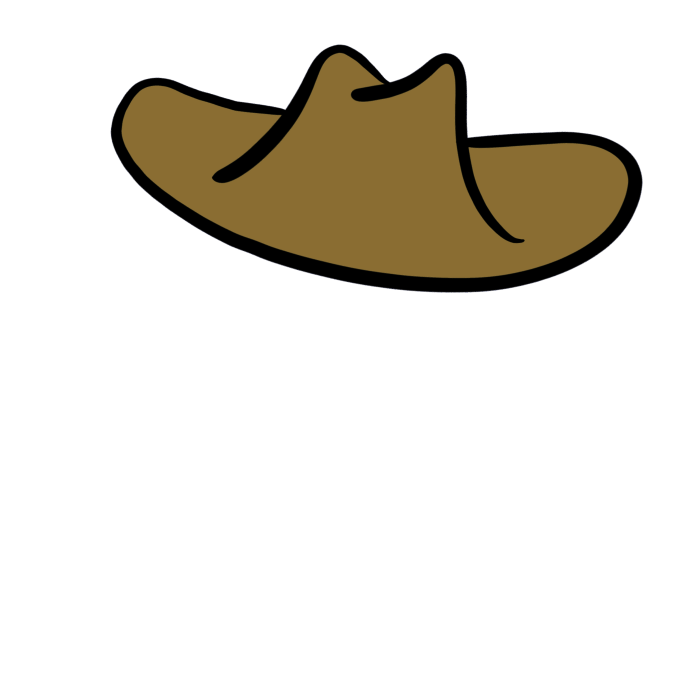
#> input picture site/layers/acc1.png, 2048 x 2048 px, given in place of Fuzzbois-1.png, which was not available (shown at 1/3 size)
$ python key_layers.py
#> lines starting #> are read from the running program, lines starting #| are printed output that depends on the picture; pictures that were not available may be replaced by others from this repository, and a replacement may not be noted
"""Remove the baked-in navy background from each Procreate layer export.
Edge pixels are un-mixed: each pixel is modelled as bg*(1-a) + F*a where F is one of
the layer's dominant ink colours, so outlines keep clean edges without a navy halo."""
import numpy as np
from PIL import Image
from scipy import ndimage

BG = np.array([21, 34, 140], float)

NAMES = {
    1: "rare2", 2: "fillC5", 3: "fillC4", 4: "fillC3", 5: "fillC2", 6: "fillC1", 7: "outlineC",
    8: "fillB5", 9: "fillB4", 10: "fillB3", 11: "fillB2", 12: "fillB1", 13: "outlineB",
    14: "fillA5", 15: "fillA4", 16: "fillA3", 17: "fillA2", 18: "fillA1", 19: "outlineA",
    20: "acc7", 21: "eyes", 22: "rare4", 23: "rare3", 24: "rare1",
    25: "acc9", 26: "acc8", 27: "acc6", 28: "acc5", 29: "acc3", 30: "acc2", 31: "acc1", 32: "acc4",
}

def dominant_colors(px, k=8):
    """Crude k-means over pixels clearly not background."""
    if len(px) == 0:
        return np.zeros((0, 3))
    rng = np.random.default_rng(0)
    sample = px[rng.choice(len(px), min(len(px), 40000), replace=False)]
    # quantise first to get well-spread seeds
    q = (sample // 24).astype(int)
    keys, counts = np.unique(q[:, 0] * 10000 + q[:, 1] * 100 + q[:, 2], return_counts=True)
    seeds = keys[np.argsort(-counts)[:k]]
    cent = np.array([[s // 10000, (s // 100) % 100, s % 100] for s in seeds], float) * 24 + 12
    for _ in range(12):
        d = ((sample[:, None, :] - cent[None]) ** 2).sum(-1)
        lab = d.argmin(1)
        for j in range(len(cent)):
            m = lab == j
            if m.any():
                cent[j] = sample[m].mean(0)
    return cent

def key(path):
#> called with path = 'x/fuzzbois/Fuzzbois-1.png'
    a = np.asarray(Image.open(path).convert("RGB"), float)
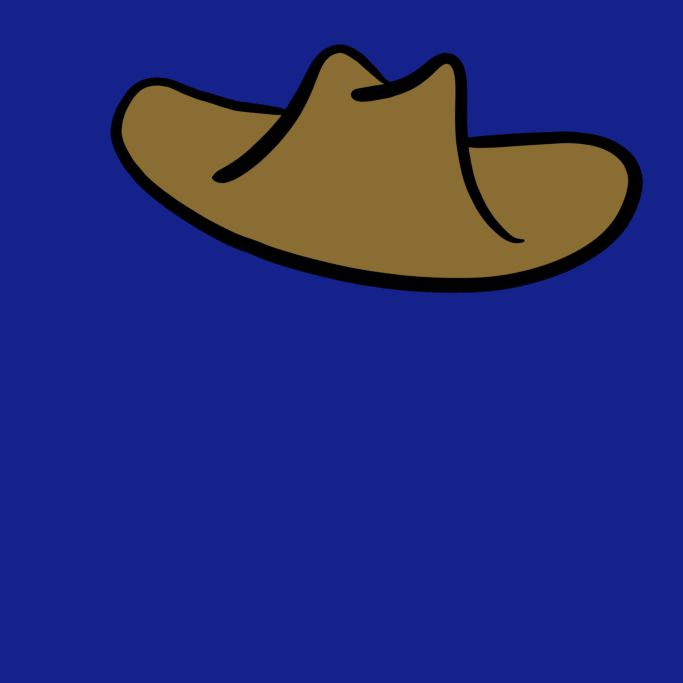
#> a: shape (2048, 2048, 3) float64 (shown at 1/3 size); mean R, G, B 36.6, 43.2, 121.4
    H, W, _ = a.shape
#> H = 2048; W = 2048
    flat = a.reshape(-1, 3)
    dist = np.sqrt(((flat - BG) ** 2).sum(1))
    solid = flat[dist > 60]
    cents = dominant_colors(solid)
#> in dominant_colors, `keys, counts = np.unique(q[:, 0] * 10000 + q[:, 1] * 100 + q[:, 2], re..`: keys = [0, 1, 2, 10000, 10100, 20100, 20200, 20201, 30201, 30301, 40301, 40401, 50401, 50402]; counts = [8574, 111, 138, 29, 110, 40, 40, 30, 28, 87, 147, 7, 72, 30587]
#> in dominant_colors, `seeds = keys[np.argsort(-counts)[:k]]`: seeds = [50402, 0, 40301, 2, 1, 10100, 30301, 50401]
#> in dominant_colors, `cent = np.array([[s // 10000, (s // 100) % 100, s % 100] for s in seed..`: cent = [[132, 108, 60], [12, 12, 12], [108, 84, 36], [12, 12, 60], [12, 12, 36], [36, 36, 12], [84, 84, 36], [132, 108, 36]]
#> after the loop in dominant_colors, `for _ in range(12):`: cent = [[138, 109, 49.99], [0.0288, 0.0399, 0.0248], [95.84, 77.3, 34.83], [9, 15, 63], [4, 6, 27], [25.15, 22.08, 8.48], [61.55, 51.25, 22.35], [119.9, 96.43, 43.83]]
#> cents has the same summary as cent in dominant_colors
    # add black (outlines) and white (highlights) — common ink colours
    cents = np.vstack([cents, [[0, 0, 0], [255, 255, 255]]])
#> cents = [[138, 109, 49.99], [0.0288, 0.0399, 0.0248], [95.84, 77.3, 34.83], [9, 15, 63], [4, 6, 27], [25.15, 22.08, 8.48], [61.55, 51.25, 22.35], [119.9, 96.43, 43.83], [0, 0, 0], [255, 255, 255]]
    alpha = np.ones(len(flat))
    color = flat.copy()
    best_res = np.full(len(flat), np.inf)
    best_a = np.zeros(len(flat))
    best_f = np.zeros((len(flat), 3))
    for F in cents:
        v = F - BG
        vv = (v * v).sum()
        if vv < 100:  # ink too close to background to separate
            continue
        t = np.clip(((flat - BG) @ v) / vv, 0, 1)
        recon = BG + t[:, None] * v
        res = np.sqrt(((flat - recon) ** 2).sum(1))
        better = res < best_res
        best_res[better] = res[better]
        best_a[better] = t[better]
        best_f[better] = F
#> this loop made 10 passes
#> (F, v, vv) on passes 1 to 10: ([138, 109, 49.99], [117, 74.99, -90.01], 27410.2), ([0.0288, 0.0399, 0.0248], [-20.97, -33.96, -140], 21186.1), ([95.84, 77.3, 34.83], [74.84, 43.3, -105.2], 18536.4), ([9, 15, 63], [-12, -19, -77], 6434), ([4, 6, 27], [-17, -28, -113], 13842), ([25.15, 22.08, 8.48], [4.15, -11.92, -131.5], 17456.3), ([61.55, 51.25, 22.35], [40.55, 17.25, -117.7], 15783.8), ([119.9, 96.43, 43.83], [98.95, 62.43, -96.17], 22937.1), ([0, 0, 0], [-21, -34, -140], 21197), ([255, 255, 255], [234, 221, 115], 116822)
    explained = best_res < 22          # pixel is a bg/ink blend
    alpha = np.where(explained, best_a, 1.0)
    alpha[dist < 6] = 0.0              # pure background
    # pixels that aren't a clean blend (ink/ink edges inside the art) stay opaque
    edge = explained & (alpha > 0) & (alpha < 0.98)
    color[edge] = best_f[edge]
    # tiny speckles of almost-transparent noise → drop
    alpha[alpha < 0.04] = 0
    rgba = np.dstack([color.reshape(H, W, 3), (alpha * 255).reshape(H, W)]).clip(0, 255).astype(np.uint8)
    return Image.fromarray(rgba, "RGBA")

if __name__ == "__main__":
    import os, sys
    os.makedirs("layers", exist_ok=True)
    for n, name in NAMES.items():
        im = key(f"x/fuzzbois/Fuzzbois-{n}.png")
        im.save(f"layers/{name}.png", optimize=True)
        bb = im.getbbox()
#> bb = (331, 133, 1929, 879)
        print(n, name, bb)
#| 1 rare2 (331, 133, 1929, 879)
#> pass 2 of the loop `for n, name in NAMES.items():`:
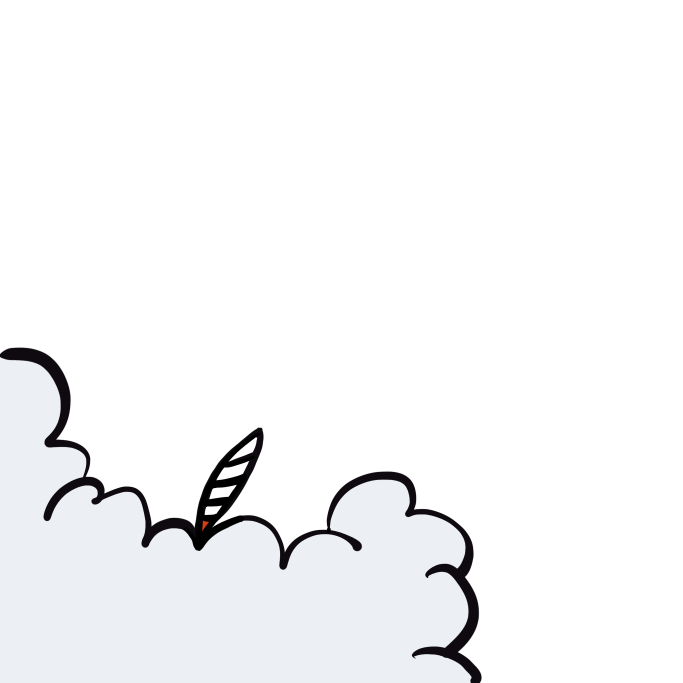
#> input picture site/layers/acc2.png, 2048 x 2048 px, given in place of Fuzzbois-2.png, which was not available (shown at 1/3 size)
#> in key (call 2), `a = np.asarray(Image.open(path).convert("RGB"), float)`:
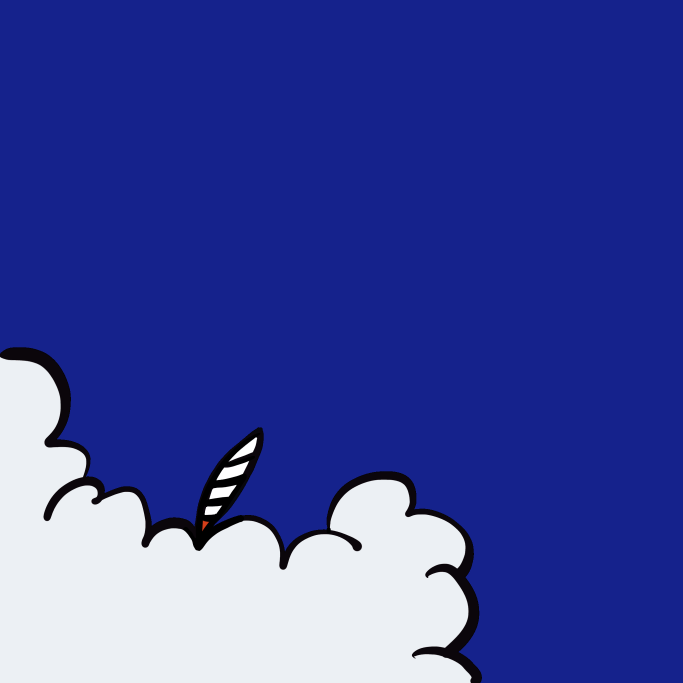
#> a: shape (2048, 2048, 3) float64 (shown at 1/3 size); mean R, G, B 60.7, 71.6, 156.1
#> in key (call 2), `cents = dominant_colors(solid)`: cents = [[236, 240, 244], [8.46, 4.64, 8.51], [254.8, 254.9, 254.9], [234.8, 238.7, 242.6], [199.8, 201.9, 206], [38.24, 35.63, 39.51], [143.3, 144.2, 148.1], [103.1, 74.79, 71.39]]
#> in key (call 2), `cents = np.vstack([cents, [[0, 0, 0], [255, 255, 255]]])`: cents = [[236, 240, 244], [8.46, 4.64, 8.51], [254.8, 254.9, 254.9], [234.8, 238.7, 242.6], [199.8, 201.9, 206], [38.24, 35.63, 39.51], [143.3, 144.2, 148.1], [103.1, 74.79, 71.39], [0, 0, 0], [255, 255, 255]]
#> the loop in key (call 2), `for F in cents:` made 10 passes
#> (F, v, vv) on passes 1 to 8: ([236, 240, 244], [215, 206, 104], 99477), ([8.46, 4.64, 8.51], [-12.54, -29.36, -131.5], 18309.1), ([254.8, 254.9, 254.9], [233.8, 220.9, 114.9], 116704.4), ([234.8, 238.7, 242.6], [213.8, 204.7, 102.6], 98169.3), ([199.8, 201.9, 206], [178.8, 167.9, 66.03], 64514.1), ([38.24, 35.63, 39.51], [17.24, 1.63, -100.5], 10398.3), ([143.3, 144.2, 148.1], [122.3, 110.2, 8.08], 27189.9), ([103.1, 74.79, 71.39], [82.13, 40.79, -68.61], 13116.5)
#> bb = (0, 1042, 1446, 2048)
#| 2 fillC5 (0, 1042, 1446, 2048)
#> (the run stopped early here; a loop or call above may not have finished)
